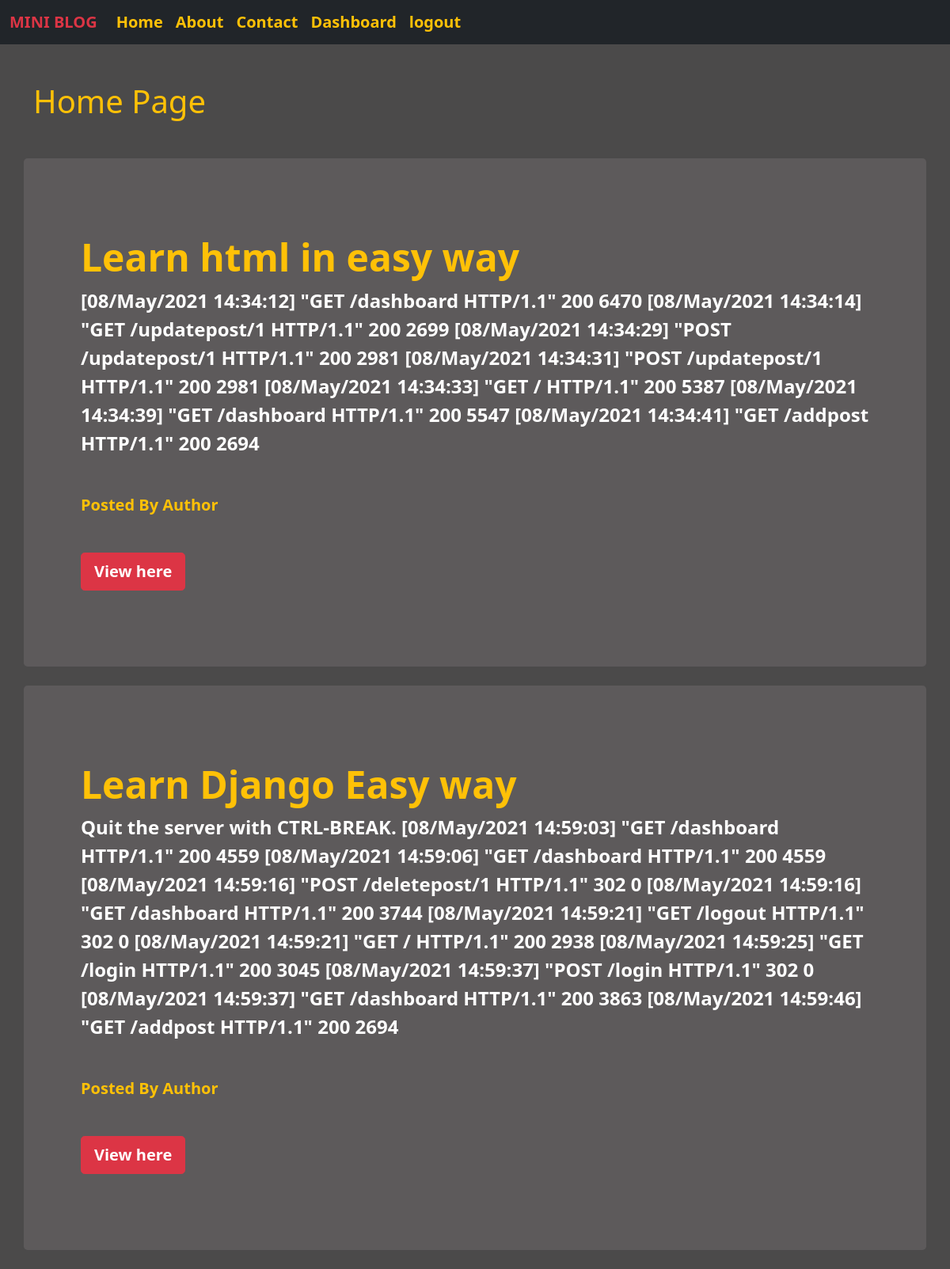
The app's page / (signed in) with its own data.
### blog/models.py (models this page shows, shortened)
class Post(models.Model):
    title = models.CharField(max_length=150)
    desc = models.TextField()
    author = models.CharField(max_length=50)

### blog/views.py (the view)
# urls.py: path('',views.home),
def home(request):
    posts = Post.objects.all()
    return render(request,'home.html',{'posts':posts})

### blog/templates/home.html (shortened to what this page needs)
{% extends 'base.html' %}
{% load static %}
{% block content %}
<div class="col-sm-10">
    <h1 class="text-warning my-5"> Home Page</h1>
</div>
 {% for post in posts %}
<div class="p-5 mb-4 jumbo-color rounded-3">
     <div class="container-fluid py-5">
        <h1 class="display-5 fw-bold text-warning" >{{post.title}}</h1>
        <p class="fs-4  fw-bold text-white">{{post.desc}}
        </p>
         <p class="text-info fw-bold my-5 text-warning h5 "> Posted By Author {{post.author}}</p>
        <button class="btn btn-danger fw-bold btn-lg" type="button">View here</button>
      </div>
    </div>
{% endfor %}
{% endblock content %}

### blog/static/css/style.css (style rules this page uses)
body { background-color: rgb(75,74,74); color: #dc0404!important; }
.jumbo-color { background-color:rgb(93,90,91); }

### records on screen
Post: title "Learn html in easy way", desc "[08/May/2021 14:34:12] \"GET /dashboard HTTP/1.1\" 200 6470 [08/May/2021 14:34:14] \"GET /updatepost/1 HTTP/1.1\" 200 2699 [08/May/2021 14:34:29] \"POST /updatepost/1 HTTP/1.1\" 200 2981 [08/May/2021 14:34:31] \"POST /updatepost/1 HTTP/1.1\" 200 2981 [08/May/2021 14:34:33] \"GET / HTTP/1.1\" 200 5387 [08/May/2021 14:34:39] \"GET /dashboard HTTP/1.1\" 200 5547 [08/May/2021 14:34:41] \"GET /addpost HTTP/1.1\" 200 2694"
Post: title "Learn Django Easy way", desc "Quit the server with CTRL-BREAK. [08/May/2021 14:59:03] \"GET /dashboard HTTP/1.1\" 200 4559 [08/May/2021 14:59:06] \"GET /dashboard HTTP/1.1\" 200 4559 [08/May/2021 14:59:16] \"POST /deletepost/1 HTTP/1.1\" 302 0 [08/May/2021 14:59:16] \"GET /dashboard HTTP/1.1\" 200 3744 [08/May/2021 14:59:21] \"GET /logout HTTP/1.1\" 302 0 [08/May/2021 14:59:21] \"GET / HTTP/1.1\" 200 2938 [08/May/2021 14:59:25] \"GET /login HTTP/1.1\" 200 3045 [08/May/2021 14:59:37] \"POST /login HTTP/1.1\" 302 0 [08/May/2021 14:59:37] \"GET /dashboard HTTP/1.1\" 200 3863 [08/May/2021 14:59:46] \"GET /addpost HTTP/1.1\" 200 2694"
